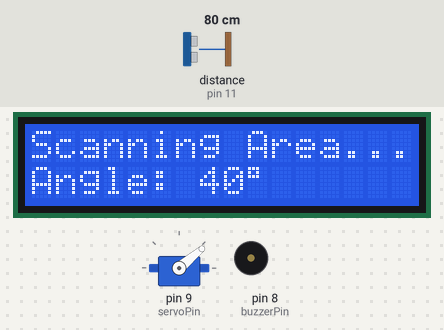
Simulated run of this sketch. Board: Arduino Uno, built with avr-gcc and run on an emulated ATmega328P. On the bench: servo, 16×2 character LCD, buzzer (waves = sounding, pin HIGH). Wiring (inferred from the names in the program): ultrasonic range finder: trigger pin 10; echo pin 11. The inputs (shaded band) are chosen by the test bench; at power-on: distance to the obstacle (sensor on pin 11) 80 cm. The echo pulse lasts 58.3 µs per cm; pins used as bus, display or sensor lines are not drawn.

Above: at 3.2 s.
3.3 s: distance to the obstacle (sensor on pin 11) set to 41 cm
5.6 s: distance to the obstacle (sensor on pin 11) set to 33 cm
At 6.8 s:
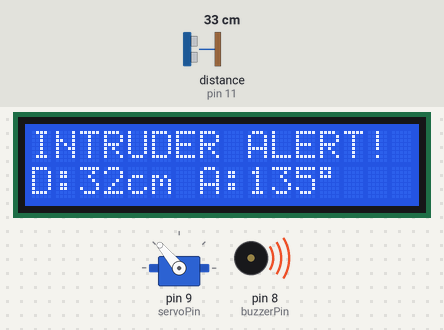
7.1 s: distance to the obstacle (sensor on pin 11) set to 60 cm
At 7.36 s:
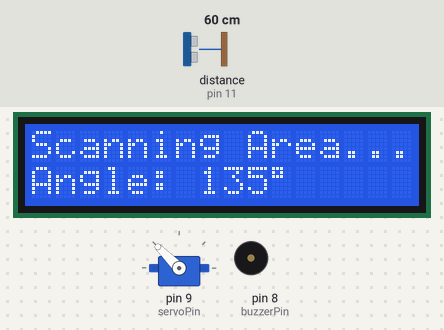
12.3 s: distance to the obstacle (sensor on pin 11) set to 250 cm
15.3 s: distance to the obstacle (sensor on pin 11) set to 2 cm
At 16.0 s:
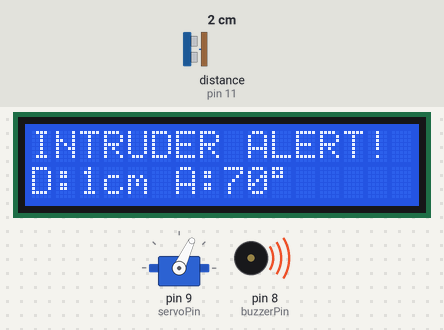
Timing chart, 0 to 17.9 s (numbered marks = the images above; inputs shaded):
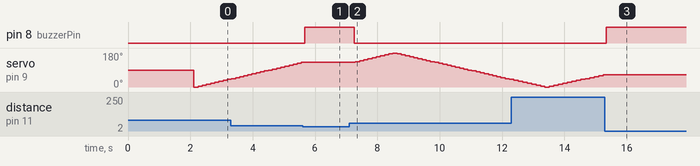

Measured:
- the behaviour switches between 37 and 36 cm on distance to the obstacle (sensor on pin 11) (found by bisection; images 0 and 1)
- after the input at 5.6 s, pin 8 (buzzerPin): LOW → HIGH after 0.07 s; servo on pin 9 (servoPin): stays 130° (without the input it goes to 135° after 0.10 s); the display: changes after 0.10 s (image 1)
- after the input at 7.1 s, pin 8 (buzzerPin): HIGH → LOW after 0.17 s; servo on pin 9 (servoPin): rises from 130° to 180° in 1.2 s, then falls to 40° in 3.7 s; the display: changes after 0.20 s (image 2)
- after the input at 15.3 s, pin 8 (buzzerPin): LOW → HIGH at once; servo on pin 9 (servoPin): stays 65° (without the input it goes to 70° after 0.09 s); the display: changes after 0.07 s (image 3)

The sketch:

Radar_system.ino
```cpp
#include <Servo.h>
#include <Wire.h>
#include <LiquidCrystal_I2C.h>


const int trigPin = 10;
const int echoPin = 11;
const int servoPin = 9;
const int buzzerPin = 8;


const int THRESHOLD_DISTANCE = 35;


Servo radarServo;
// Set the LCD address to 0x27 for a 16 chars and 2 line display
LiquidCrystal_I2C lcd(0x27, 16, 2);

// --- Variables ---
int angle = 0;
int sweepDirection = 1; // 1 moves forward, -1 moves backward

void setup() {
  // Set pin modes
  pinMode(trigPin, OUTPUT);
  pinMode(echoPin, INPUT);
  pinMode(buzzerPin, OUTPUT);

  // Attach the servo
  radarServo.attach(servoPin);

  // Initialize the LCD
  lcd.init();
  lcd.backlight();

  // Boot screen
  lcd.setCursor(0, 0);
  lcd.print("System Booting..");
  delay(2000);
  lcd.clear();
}

// Function to calculate distance from the ultrasonic sensor
int getDistance() {
  // Send a 10 microsecond ping
  digitalWrite(trigPin, LOW);
  delayMicroseconds(2);
  digitalWrite(trigPin, HIGH);
  delayMicroseconds(10);
  digitalWrite(trigPin, LOW);

  // Measure how long it takes for the echo to return
  long duration = pulseIn(echoPin, HIGH);

  // Calculate distance in cm (Speed of sound is 0.034 cm/microsecond)
  int distance = duration * 0.034 / 2;

  // If distance is 0 (sensor error or out of range), return a high number
  if (distance == 0) return 999;
  return distance;
}

void loop() {
  int distance = getDistance();

  // --- DETECTION MODE ---
  if (distance <= THRESHOLD_DISTANCE) {
    // Sound the alarm
    digitalWrite(buzzerPin, HIGH);

    // Update LCD Screen
    lcd.clear();
    lcd.setCursor(0, 0);
    lcd.print("INTRUDER ALERT!");
    lcd.setCursor(0, 1);
    lcd.print("D:");
    lcd.print(distance);
    lcd.print("cm A:");
    lcd.print(angle);
    lcd.print((char)223); // Prints the degree symbol (°)

    // Keep the servo locked in place and wait a moment
    delay(500);
  }

  // --- SCANNING MODE ---
  else {
    // Turn off the alarm
    digitalWrite(buzzerPin, LOW);

    // Update LCD Screen
    lcd.clear();
    lcd.setCursor(0, 0);
    lcd.print("Scanning Area...");
    lcd.setCursor(0, 1);
    lcd.print("Angle: ");
    lcd.print(angle);
    lcd.print((char)223); // Prints the degree symbol (°)

    // Move the servo to the current angle
    radarServo.write(angle);

    // Increase or decrease the angle for the next loop
    // Moves in steps of 5 degrees for a smoother sweep
    angle = angle + (sweepDirection * 5);

    // If the servo reaches the edge (180 or 0), reverse direction
    if (angle >= 180 || angle <= 0) {
      sweepDirection = -sweepDirection;
    }

    // Wait a short moment to let the servo reach the position
    delay(100);
  }
}
```
